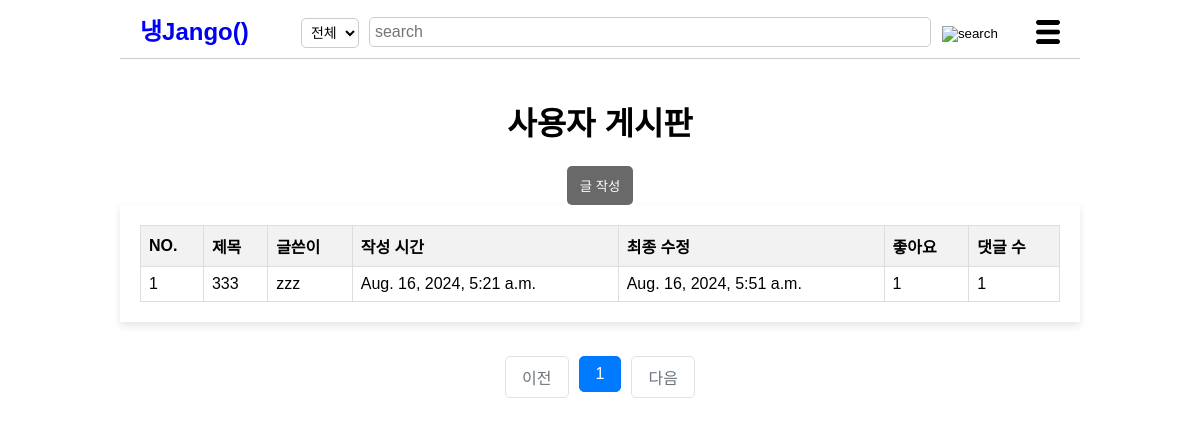
The page /userlist/ on the database its author committed.
### post/models.py (models this page shows, shortened)
class Userpost(models.Model):
    title = models.CharField(max_length=200)
    content = models.TextField()
    created_at=models.DateTimeField(auto_now_add=True)
    writer=models.ForeignKey(User, on_delete=models.CASCADE)
    like_users=models.ManyToManyField(settings.AUTH_USER_MODEL, related_name='like_userposts', blank=True)
    updated_at=models.DateTimeField(null=True, blank=True, auto_now=True)

### post/views/userpost_views.py (the view)
# urls.py: path('userlist/', userlist, name='userlist'),
def userlist(request):
    userposts = Userpost.objects.all().order_by('-created_at').annotate(usercomment_count=Count('usercomment'))
    request.session['previous_page']=request.get_full_path()
    page=request.GET.get('page', '1')
    paginator=Paginator(userposts, 10)
    page_obj=paginator.get_page(page)
    context={
        'userlist': page_obj,
        }
    return render(request, 'userpost.html', context)

### post/templates/userpost.html (shortened to what this page needs)
<!DOCTYPE html>
<html lang="ko">
<head>
    {% load static %}
    <link rel="stylesheet" href="{%static 'css/styles-post.css' %}">
    <!-- {% load static %}
    <link rel="stylesheet" href="styles-post.css"> -->
</head>
<body>
    <header>
        <div class="logo"><a href="{% url 'post:main' %}">
            <span class="blue">냉</span>Jango() </a>
        </div>
        <form method="POST" action="{% url 'post:user_search' user.id %}">
            <div class="search-bar">
                <select id="search-type" name="usersearch_select">
                    <option value="전체">전체</option>
                </select>
                <input type="text" placeholder="search" name="usersearched">
                <button><img src="{% static 'image/search-icon.png' %}" alt="search"></button>
            </div>
        </form>
        <div class="menu-icon">
            <img src="{% static 'image/menu-icon.png' %}" alt="menu">
        </div>
    </header>
    <br>
    <h1>사용자 게시판</h1>
    {% if user.is_authenticated %}
        <a href="{% url 'post:userWrite' %}"><button class="btn">글 작성</button></a>
        {%else%}
        <a href="javascript:void(0);" onclick="checklogin()"><button class="btn">글 작성</button></a>
        {%endif%}
    <br>
    <div class="container">
        <table>
            <thead>
                <tr>
                    <th>NO.</th>
                    <th>제목</th>
                    <th>글쓴이</th>
                    <th>작성 시간</th>
                    <th>최종 수정</th>
                    <th>좋아요</th>
                    <th>댓글 수</th>
                </tr>
            </thead>
            <tbody>
                {% for userpost in userlist %}
                <tr class ="fixed" data-href="{% url 'post:userShow' userpost.id %}">
                    <td>{{ forloop.counter }}</td>
                    <td>{{ userpost.title }}</td>
                    <td>{{ userpost.writer }}</td>
                    <td>{{ userpost.created_at }}</td>
                    <td>{{ userpost.updated_at }}</td>
                    <td>{{ userpost.like_users.all.count }}</td>
                    <td>{{ userpost.usercomment_count }}</td>
                </tr>
                {% endfor %}
            </tbody>
        </table>
    </div>
    <br>
    <div>
        <ul class="pagination justify-content-center">
            {% if userlist.has_previous %}
                <li class="page-item">
                    <a class="page-link" href="?page={{ userlist.previous_page_number }}">이전</a>
                </li>
            {% else %}
                <li class="page-item disabled">
                    <a class="page-link" tabindex="-1" aria-disabled="true" href="#">이전</a>
                </li>
            {% endif %}
            {% for page_number in userlist.paginator.page_range %}
            {% if page_number >= userlist.number|add:-5 and page_number <= userlist.number|add:5 %}
            {% if page_number == userlist.number %}
                <li class="page-item active" aria-current="page">
                    <a class="page-link" href="?page={{ page_number }}">{{ page_number }}</a>
                </li>
            {% else %}
                <li class="page-item">
                    <a class="page-link" href="?page={{ page_number }}">{{ page_number }}</a>
                </li>
            {% endif %}
            {% endif %}
            {% endfor %}
            {% if userlist.has_next %}
                <li class="page-item">
                    <a class="page-link" href="?page={{ userlist.next_page_number }}">다음</a>
                </li>
            {% else %}
                <li class="page-item disabled">
                    <a class="page-link" tabindex="-1" aria-disabled="true" href="#">다음</a>
                </li>
            {% endif %}
        </ul>
    </div>
</body>
</html>

### static/css/styles-post.css (style rules this page uses)
body { font-family: Arial, sans-serif; margin: 0 auto; padding: 0; text-align:center; width: 960px; overflow-x: auto; }
header { display: flex; justify-content: space-between; align-items: center; padding: 10px 20px; background-color: #fff; border-bottom: 1px solid #ccc; }
a { text-decoration-line: none; text-decoration-color: black; }
.logo { font-size: 24px; font-weight: bold; margin-right: 20px; }
.logo .blue { color: blue; }
#search-type { margin-top: 2px; margin-right: 10px; padding: 5px; border-radius: 5px; border: 1px solid #ccc; background-color: #fff; font-size: 14px; }
#search-type option { background-color: #fff; }
.search-bar { padding-top: 6px; display: flex; align-items: center; flex-grow: 1; margin: 0 20px; }
.search-bar input { width: 550px; padding: 5px; font-size: 16px; border: 1px solid #ccc; border-radius: 5px; flex-grow: 1; }
.search-bar button { background: none; border: none; cursor: pointer; margin-left: 5px; }
.search-bar button img { margin-top: 3px; width: 30px; height: 30px; }
.menu-icon { position: relative; display: inline-block; }
.menu-icon img { margin-top: 10px; width: 24px; height: 24px; cursor: pointer; }
.container { margin: 0 auto; max-width: 1000px; background-color: #fff; padding: 20px; box-shadow: 0 4px 8px rgba(0, 0, 0, 0.1); }
table { width: 100%; border-collapse: collapse; }
th, td { border: 1px solid #ddd; padding: 8px; text-align: left; }
th { background-color: #f2f2f2; font-weight: bold; }
.fixed { color:black; }
.pagination { display: flex; justify-content: center; list-style-type: none; padding: 0; }
.page-item { margin: 0 5px; }
.page-link { display: block; padding: 8px 16px; text-decoration: none; color: #007bff; border: 1px solid #dee2e6; border-radius: 5px; }
.page-item.disabled .page-link { color: #6c757d; pointer-events: none; cursor: not-allowed; }
.page-item.active .page-link { color: white; background-color: #007bff; border-color: #007bff; }
.btn { background-color: #696969; border-radius: 5px; padding: 10px 13px 10px 13px; color: #fff; border: none; cursor: pointer; }

### rows shown on the page
Userpost: title "333", writer "zzz", created_at "Aug. 16, 2024, 5:21 a.m.", updated_at "Aug. 16, 2024, 5:51 a.m.", like_users.all.count "1", usercomment_count "1"

### other values the page prints
{{ page_number }} "1"
